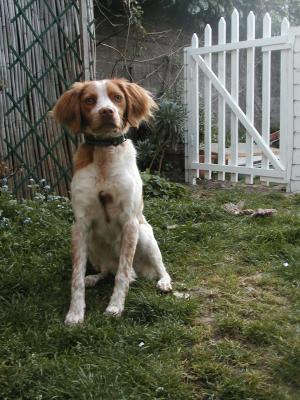
#> input picture tp1/talvi.jpg, 300 x 400 px
$ jupyter execute scikit-image.ipynb
#> lines starting #> are read from the running program, lines starting #| are printed output that depends on the picture; long printed decimals are rounded
## Scikit-Image

Voici le notebook utilisant uniquement scikit-image. Il présente des cas d'utilisation utilisant les TP images. La version de scikit-image utilisée est la version 0.12. C'est la dernière version stable. Elle disponible via pip3. Il existe des différentes importantes entre les versions de scikit-images. L'API est en train de s'étendre.

On va commencer par charger une image et la transformer en niveau de gris.

[cell 1]
from skimage import io, color
img = color.rgb2gray(io.imread("tp1/talvi.jpg"))
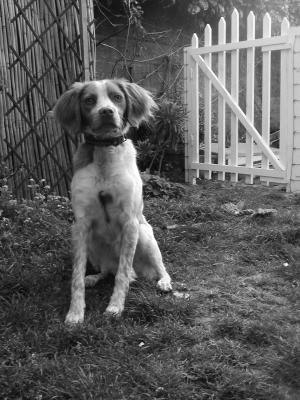
#> img: shape (400, 300) float64; min 0.0025, max 1, mean 0.371

Maintenant, contrairement aux autres bibliothèques, on va pouvoir calculer l'erreur quadratique simplement.

[cell 2]
from skimage import measure
def quadratique(img1, img2):
    if img1.shape == img2.shape:
        print(measure.compare_mse(img1, img2))
    else:
        print("Les images ne sont pas de la même taille")

Pour tester notre fonction ``quadratique``, nous allons faire une égalisation de l'image.

[cell 3]
from skimage import exposure
img_egalisee = exposure.equalize_hist(img)
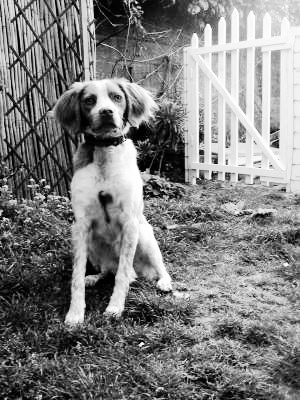
#> img_egalisee: shape (400, 300) float64; min 8.33e-06, max 1, mean 0.503
quadratique(img, img_egalisee)
#| 0.03135

Scikit-image permet de faire du seuillage. Mais d'après la documentation, il n'est pas possible de choisir un seuil arbitrairement.

Maintenant, nous allons afficher les deux images et leur histogramme pour concretement la différence. Une partie du code ci-dessous est extraite de la documentation de scikit-image.

[cell 4]
from skimage import exposure
import matplotlib.pyplot as plt
import numpy as np

def plot_img_and_hist(img, axes, bins=256):

#> called with axes = array of shape (2,), bins = 256
    ax_img, ax_hist = axes
    ax_cdf = ax_hist.twinx()

    # Display image
    ax_img.imshow(img, cmap='gray')
    ax_img.set_axis_off()

    # Display histogram
    ax_hist.hist(img.ravel() * 255, bins=bins)
    ax_hist.ticklabel_format(axis='y', style='scientific', scilimits=(0, 0))
    ax_hist.set_xlabel('Pixel intensity')


    ax_hist.set_xlim(0, 255)
    # Display cumulative distribution
    img_cdf, bins = exposure.cumulative_distribution(img*255, bins)
#> img_cdf = 256 values from 8.33e-06 to 1; bins = 256 values from 1.13 to 254.5
    ax_cdf.plot(bins, img_cdf, 'r')

    return ax_img, ax_hist, ax_cdf


fig = plt.figure()
axes = np.zeros((2, 3), dtype=np.object)
axes[0,0] = plt.subplot(2, 2, 1, adjustable='box-forced')
axes[0,1] = plt.subplot(2, 2, 2, sharex=axes[0,0], sharey=axes[0,0], adjustable='box-forced')
axes[1,0] = plt.subplot(2, 2, 3)
axes[1,1] = plt.subplot(2, 2, 4)
ax_img, ax_hist, ax_cdf = plot_img_and_hist(img, axes[:, 0])
ax_img.set_title('Image originale')
ax_hist.set_ylabel('nombre de pixels')

ax_img, ax_hist, ax_cdf = plot_img_and_hist(img_egalisee, axes[:, 1])
ax_img.set_title('Image égalisée')

ax_cdf.set_ylabel("Part de l'intensité totale")

fig.subplots_adjust(wspace=0.4)
plt.show()
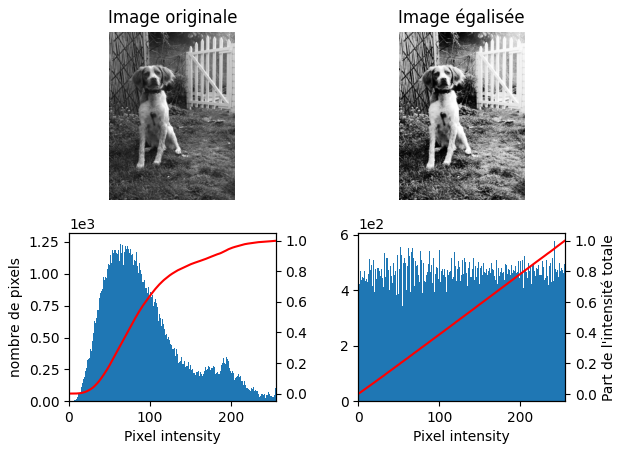
#> figure drawn by matplotlib, 6 panels; panel 3: tallest bar 1256 high, from x = 51.31 to 52.3; panel 4: tallest bar 576 high, from x = 241.1 to 242.1; panel 5: curve peaks at x = 254.5, y = 1; panel 6: curve peaks at x = 254.5, y = 1

Continuons dans le TP1 avec l'agrandissement d'image. En quelques lignes, nous allons réaliser une agrandissement au plus proche voisin et bilinéaire

[cell 5]
from skimage import transform
def agrandissement(img):
    img_bilinear = transform.rescale(img, scale=2, mode='wrap', preserve_range=True, order=1)
    # order=1 <=> bi-linear (skimage.transform.warp)
    img_nearNeighbor = transform.rescale(image=img, scale=2, mode='wrap', preserve_range=True, order=0)
    # order=0 <=> nearest neighbor (skimage.transform.warp)

    fig = plt.figure()
    fig.add_subplot(1, 2, 1)
    plt.imshow(img_bilinear, cmap='gray')
    fig.add_subplot(1, 2, 2)
    plt.imshow(img_nearNeighbor, cmap='gray')
    plt.show()
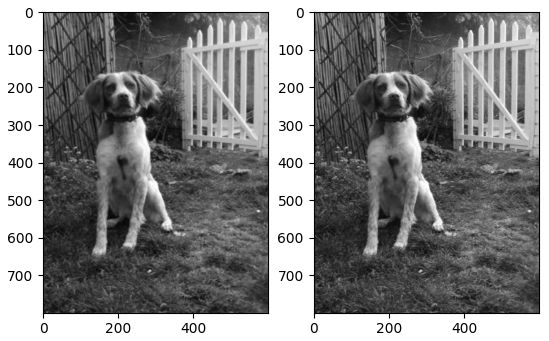
#> figure drawn by matplotlib, 2 panels
agrandissement(img)

La partie sur la convolution du TP 2 peut être réaliser avec Numpy uniquement. Par contre, scikit-image devient intéressant dans la partie filtrage. Scikit-image permet de générer différents types de bruit notament le bruit "gaussien" et le bruit "poivre et sel".

[cell 6]
from scipy import ndimage
from skimage import filters, util
def filtre2D(img):
    N = 3
    type_bruit = 'AG'

    selem = np.ones([N, N])
    if type_bruit == 'AG':
        bruit = util.random_noise(np.zeros(img.shape), mode='gaussian')
        img_bruitee = util.random_noise(img, mode='gaussian')
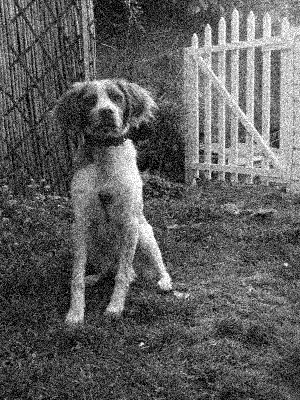
#> img_bruitee: shape (400, 300) float64; min 0, max 1, mean 0.372
    else:
        bruit = util.random_noise(np.zeros(img.shape), mode='s&p')
        img_bruitee = util.random_noise(img, mode='s&p')

    img_bruit_median = filters.median(img_bruitee, selem)
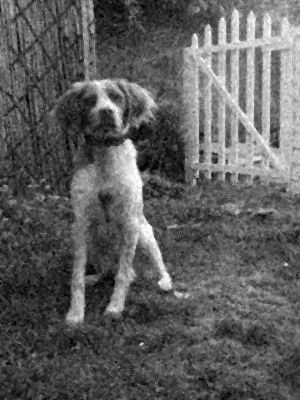
#> img_bruit_median: shape (400, 300) float64; min 0, max 1, mean 0.371
    img_bruit_linear = ndimage.convolve(img_bruitee, selem)

    fig = plt.figure()

    if type_bruit == 'AG':
        bruit_linear = ndimage.convolve(bruit, selem)
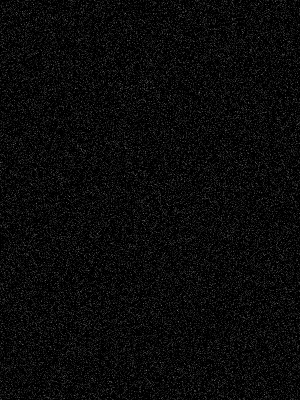
#> bruit: shape (400, 300) float64; min 0, max 0.463, mean 0.0402
        img_linear = ndimage.convolve(img, selem)
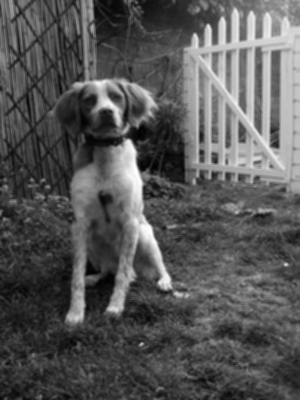
#> img_linear: shape (400, 300) float64; min 0.421, max 8.96, mean 3.34; drawn with min black and max white
        fig.add_subplot(3, 3, 1)
        plt.imshow(img, cmap='gray')
        fig.add_subplot(3, 3, 2)
        plt.imshow(bruit, cmap='gray')
        fig.add_subplot(3, 3, 3)
        plt.imshow(img_bruitee, cmap='gray')
        fig.add_subplot(3, 3, 4)
        plt.imshow(img_linear, cmap='gray')
        fig.add_subplot(3, 3, 5)
        plt.imshow(bruit_linear, cmap='gray')
        fig.add_subplot(3, 3, 6)
        plt.imshow(img_bruit_linear, cmap='gray')
        fig.add_subplot(3, 3, 9)
        plt.imshow(img_bruit_median, cmap='gray')
    else:
        fig.add_subplot(2, 2, 1)
        plt.imshow(img, cmap='gray')
        fig.add_subplot(2, 2, 2)
        plt.imshow(img_bruitee, cmap='gray')
        fig.add_subplot(2, 2, 3)
        plt.imshow(img_bruit_linear, cmap='gray')
        fig.add_subplot(2, 2, 4)
        plt.imshow(img_bruit_median, cmap='gray')
    plt.show()
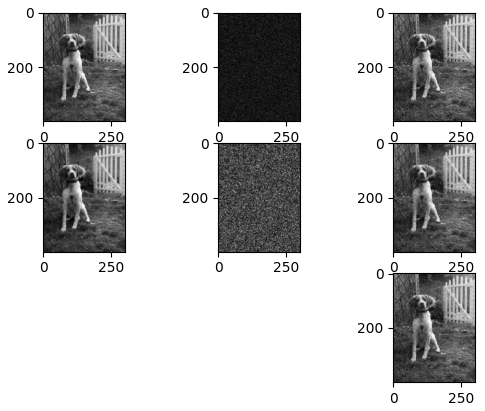
#> figure drawn by matplotlib, 7 panels
filtre2D(img)

$ run again, with tp1/maison.jpg copied over tp1/talvi.jpg
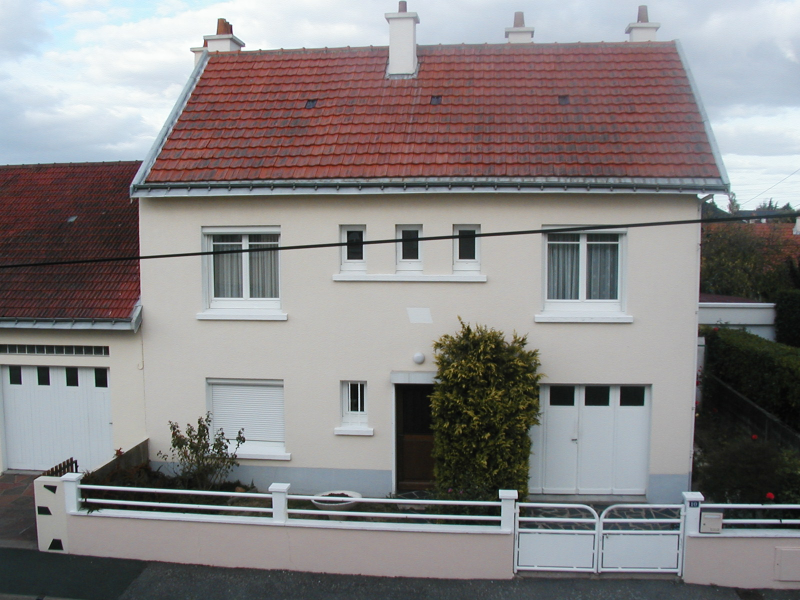
#> input picture tp1/maison.jpg, 1600 x 1200 px (shown at 1/2 size)
#> `img = color.rgb2gray(io.imread("tp1/talvi.jpg"))`:
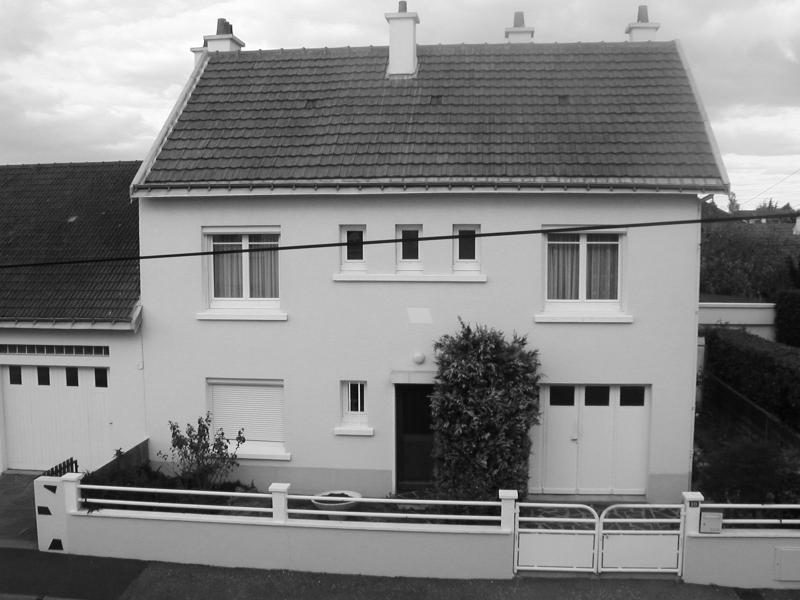
#> img: shape (1200, 1600) float64 (shown at 1/2 size); min 0.00113, max 1, mean 0.514
#| 0.001844
#> img_cdf = 256 values from 8.33e-06 to 1; bins = 256 values from 0.786 to 254.5
#> in filtre2D, `bruit_linear = ndimage.convolve(bruit, selem)`:
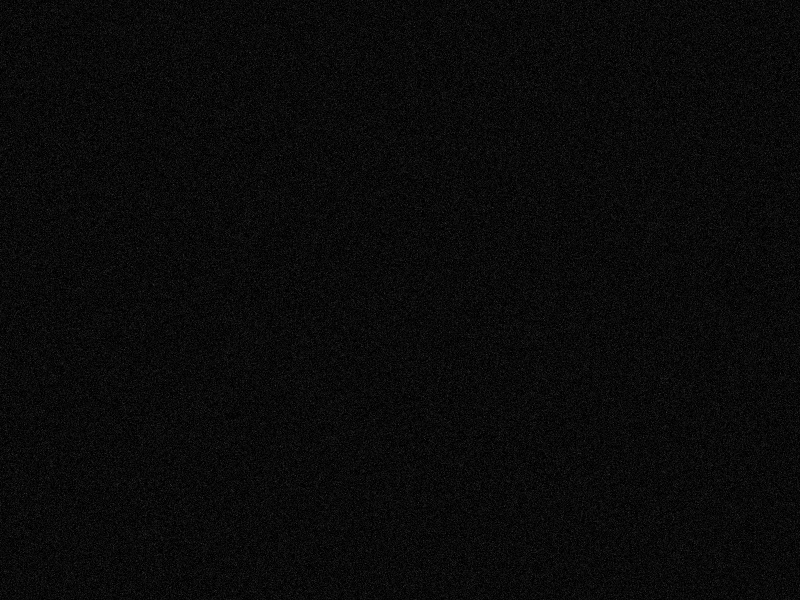
#> bruit: shape (1200, 1600) float64 (shown at 1/2 size); min 0, max 0.494, mean 0.0399
